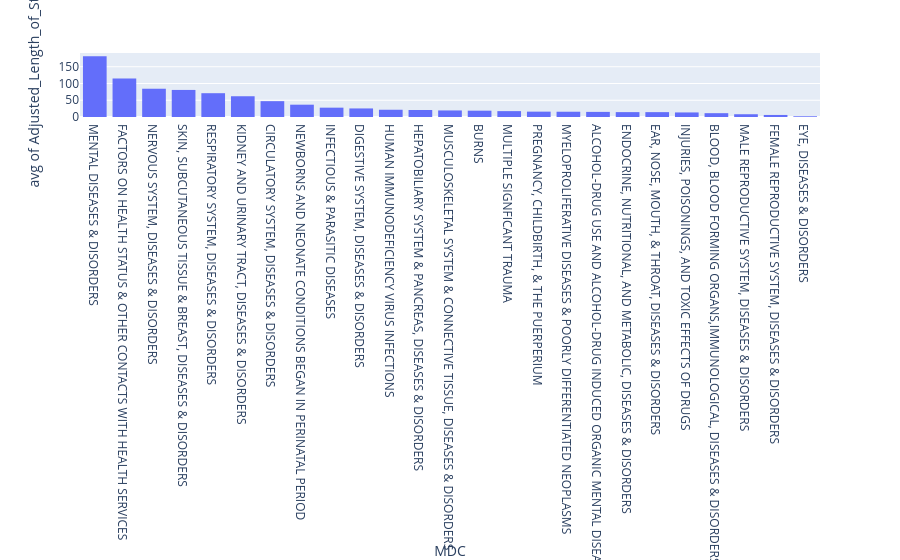

The notebook cell this image was saved under:
### Code cell
hist2 = px.histogram(hospitals_filtered.sample(1000),
             x="MDC",
             y="Adjusted_Length_of_Stay",
             histfunc="avg"
).update_layout(xaxis={'categoryorder': 'total descending'})

hist2

### Figure 1 — Plotly figure (JSON) as saved in the notebook; plotly's stock layout.template omitted (floating-point values rounded to 4 significant figures; data arrays with more than 128 entries replaced by an {"elided": "..."} marker saying what was removed)
{"data": [{"bingroup": "x", "histfunc": "avg", "hovertemplate": "MDC=%{x}<br>avg of Adjusted_Length_of_Stay=%{y}<extra></extra>", "legendgroup": "", "marker": {"color": "#636efa", "pattern": {"shape": ""}}, "name": "", "orientation": "v", "showlegend": false, "type": "histogram", "x": {"elided": "1000 str values"}, "xaxis": "x", "y": {"elided": "1000 float values"}, "yaxis": "y"}], "layout": {"barmode": "relative", "legend": {"tracegroupgap": 0}, "margin": {"t": 60}, "xaxis": {"anchor": "y", "categoryorder": "total descending", "domain": [0, 1], "title": {"text": "MDC"}}, "yaxis": {"anchor": "x", "domain": [0, 1], "title": {"text": "avg of Adjusted_Length_of_Stay"}}}}
